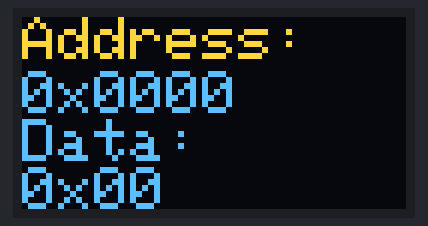
Recording of a sketch running on a simulated Arduino Uno, built with avr-gcc and run on an emulated ATmega328P. On the bench: 128×64 one-colour display. The OLED is the two-colour kind (top 16 rows yellow); the display library's start-up logo is not drawn.

Above: at 0.35 s.
At 5.9 s:
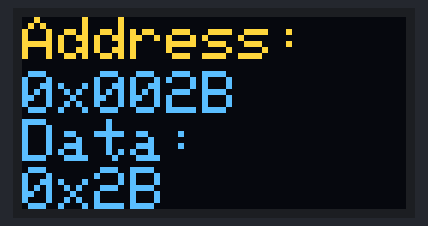
At 10.29 s:
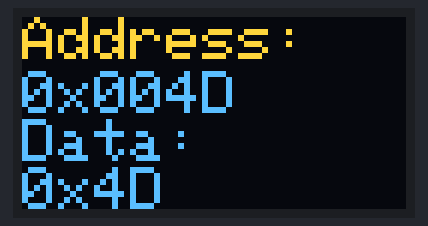
At 20.23 s:
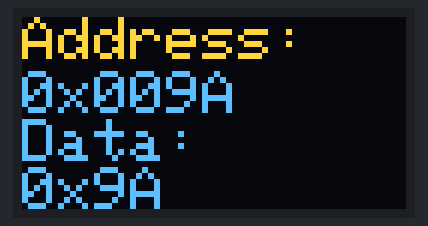
At 30.04 s:
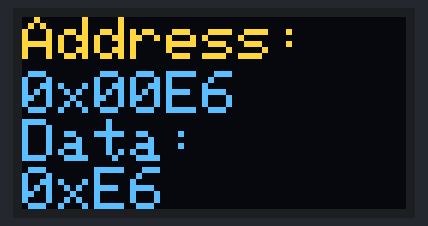
At 39.86 s:
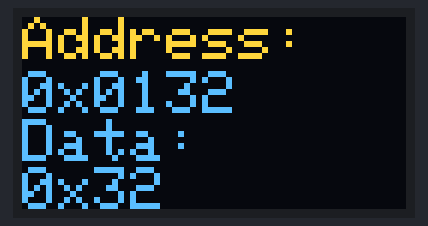

The sketch:

testolecdisplay.ino
```cpp
#include <SPI.h>
#include <Wire.h>
#include <Adafruit_GFX.h>
#include <Adafruit_SSD1306.h>

#define OLED_RESET 4
Adafruit_SSD1306 display(OLED_RESET);

#if (SSD1306_LCDHEIGHT != 64)
#error("Height incorrect, please fix Adafruit_SSD1306.h!");
#endif

void setup() {
  Serial.begin(115200);

  // by default, we'll generate the high voltage from the 3.3v line internally! (neat!)
  display.begin(SSD1306_SWITCHCAPVCC, 0x3C);  // initialize with the I2C addr 0x3D (for the 128x64)
  // init done

  // Show image buffer on the display hardware.
  // Since the buffer is intialized with an Adafruit splashscreen
  // internally, this will display the splashscreen.
  display.display();
  delay(200);
  display.clearDisplay();
}

void testDisplay(int address, byte data) {
  char buf[20];
  display.setTextSize(2);
  display.setTextColor(WHITE);
  display.setCursor(0,0);
  display.clearDisplay();
  display.print("Address:");
  display.setCursor(0,18);
  display.setTextColor(INVERSE);
  sprintf(buf,"0x%04X", address);
  display.print(buf);

  display.setTextColor(WHITE);
  display.setCursor(0,34);

  sprintf(buf,"Data:\n0x%02X",data);
  display.println(buf);
  display.display();
}

byte testNum;
int addr;

void loop() {
   testDisplay(addr++, testNum++);
   delay(100);
}
```
